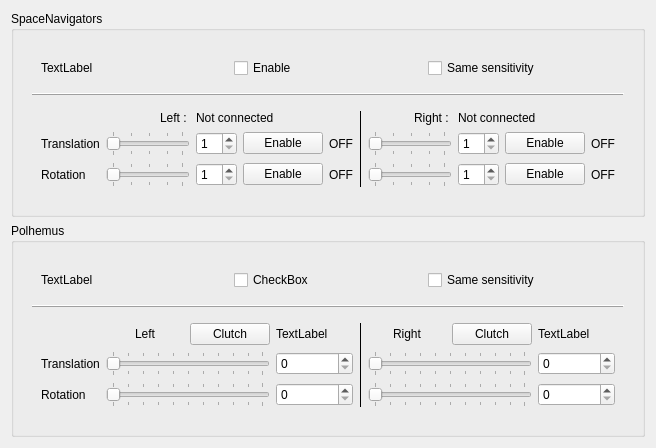
        <widget class="QWidget" name="widget_10" native="true">
         <layout class="QVBoxLayout" name="verticalLayout_4">
          <item>
           <widget class="QGroupBox" name="groupBox_2">
            <property name="styleSheet">
             <string notr="true"/>
            </property>
            <property name="title">
             <string>SpaceNavigators</string>
            </property>
            <layout class="QHBoxLayout" name="horizontalLayout_5">
             <item>
              <widget class="QWidget" name="widget_2" native="true">
               <layout class="QVBoxLayout" name="verticalLayout_8">
                <item>
                 <widget class="QWidget" name="widget_29" native="true">
                  <property name="sizePolicy">
                   <sizepolicy hsizetype="Preferred" vsizetype="Minimum">
                    <horstretch>0</horstretch>
                    <verstretch>0</verstretch>
                   </sizepolicy>
                  </property>
                  <layout class="QHBoxLayout" name="horizontalLayout_6">
                   <item>
                    <widget class="QLabel" name="label_SpNav_Status">
                     <property name="text">
                      <string>TextLabel</string>
                     </property>
                    </widget>
                   </item>
                   <item>
                    <widget class="QCheckBox" name="checkBox_SpNav_Enable">
                     <property name="text">
                      <string>Enable</string>
                     </property>
                    </widget>
                   </item>
                   <item>
                    <widget class="QCheckBox" name="checkBox_SpNav_SameSentivity">
                     <property name="text">
                      <string>Same sensitivity</string>
                     </property>
                    </widget>
                   </item>
                  </layout>
                 </widget>
                </item>
                <item>
                 <widget class="Line" name="line_4">
                  <property name="frameShadow">
                   <enum>QFrame::Raised</enum>
                  </property>
                  <property name="orientation">
                   <enum>Qt::Horizontal</enum>
                  </property>
                 </widget>
                </item>
                <item>
                 <widget class="QWidget" name="widget_13" native="true">
                  <property name="sizePolicy">
                   <sizepolicy hsizetype="Preferred" vsizetype="Minimum">
                    <horstretch>0</horstretch>
                    <verstretch>0</verstretch>
                   </sizepolicy>
                  </property>
                  <layout class="QGridLayout" name="gridLayout">
                   <item row="1" column="3">
                    <widget class="QPushButton" name="pushButton_SpNav1_Translate">
                     <property name="text">
                      <string>Enable</string>
                     </property>
                    </widget>
                   </item>
                   <item row="1" column="4">
                    <widget class="QLabel" name="label_SpNav1_Translate">
                     <property name="styleSheet">
                      <string notr="true"/>
                     </property>
                     <property name="text">
                      <string>OFF</string>
                     </property>
                    </widget>
                   </item>
                   <item row="1" column="8">
                    <widget class="QPushButton" name="pushButton_SpNav2_Translate">
                     <property name="text">
                      <string>Enable</string>
                     </property>
                    </widget>
                   </item>
                   <item row="1" column="9">
                    <widget class="QLabel" name="label_SpNav2_Translate">
                     <property name="text">
                      <string>OFF</string>
                     </property>
                    </widget>
                   </item>
                   <item row="1" column="1">
                    <widget class="QSlider" name="horizontalSlider_SpNav1_Translate">
                     <property name="minimumSize">
                      <size>
                       <width>80</width>
                       <height>0</height>
                      </size>
                     </property>
                     <property name="toolTip">
                      <string/>
                     </property>
                     <property name="toolTipDuration">
                      <number>-1</number>
                     </property>
                     <property name="minimum">
                      <number>1</number>
                     </property>
                     <property name="maximum">
                      <number>20</number>
                     </property>
                     <property name="singleStep">
                      <number>1</number>
                     </property>
                     <property name="orientation">
                      <enum>Qt::Horizontal</enum>
                     </property>
                     <property name="tickPosition">
                      <enum>QSlider::TicksBothSides</enum>
                     </property>
                     <property name="tickInterval">
                      <number>5</number>
                     </property>
                    </widget>
                   </item>
                   <item row="2" column="2">
                    <widget class="QSpinBox" name="spinBox_SpNav1_Rotate">
                     <property name="minimum">
                      <number>1</number>
                     </property>
                     <property name="maximum">
                      <number>20</number>
                     </property>
                    </widget>
                   </item>
                   <item row="1" column="6">
                    <widget class="QSlider" name="horizontalSlider_SpNav2_Translate">
                     <property name="minimumSize">
                      <size>
                       <width>80</width>
                       <height>0</height>
                      </size>
                     </property>
                     <property name="minimum">
                      <number>1</number>
                     </property>
                     <property name="maximum">
                      <number>20</number>
                     </property>
                     <property name="orientation">
                      <enum>Qt::Horizontal</enum>
                     </property>
                     <property name="tickPosition">
                      <enum>QSlider::TicksBothSides</enum>
                     </property>
                     <property name="tickInterval">
                      <number>5</number>
                     </property>
                    </widget>
                   </item>
                   <item row="2" column="3">
                    <widget class="QPushButton" name="pushButton_SpNav1_Rotate">
                     <property name="text">
                      <string>Enable</string>
                     </property>
                    </widget>
                   </item>
                   <item row="2" column="1">
                    <widget class="QSlider" name="horizontalSlider_SpNav1_Rotate">
                     <property name="minimumSize">
                      <size>
                       <width>80</width>
                       <height>0</height>
                      </size>
                     </property>
                     <property name="minimum">
                      <number>1</number>
                     </property>
                     <property name="maximum">
                      <number>20</number>
                     </property>
                     <property name="pageStep">
                      <number>10</number>
                     </property>
                     <property name="orientation">
                      <enum>Qt::Horizontal</enum>
                     </property>
                     <property name="tickPosition">
                      <enum>QSlider::TicksBothSides</enum>
                     </property>
                     <property name="tickInterval">
                      <number>5</number>
                     </property>
                    </widget>
                   </item>
                   <item row="1" column="2">
                    <widget class="QSpinBox" name="spinBox_SpNav1_Translate">
                     <property name="minimum">
                      <number>1</number>
                     </property>
                     <property name="maximum">
                      <number>20</number>
                     </property>
                    </widget>
                   </item>
                   <item row="2" column="4">
                    <widget class="QLabel" name="label_SpNav1_Rotate">
                     <property name="styleSheet">
                      <string notr="true"/>
                     </property>
                     <property name="text">
                      <string>OFF</string>
                     </property>
                    </widget>
                   </item>
                   <item row="2" column="0">
                    <widget class="QLabel" name="label_19">
                     <property name="text">
                      <string>Rotation</string>
                     </property>
                    </widget>
                   </item>
                   <item row="1" column="0">
                    <widget class="QLabel" name="label_16">
                     <property name="text">
                      <string>Translation</string>
                     </property>
                    </widget>
                   </item>
                   <item row="1" column="7">
                    <widget class="QSpinBox" name="spinBox_SpNav2_Translate">
                     <property name="minimum">
                      <number>1</number>
                     </property>
                     <property name="maximum">
                      <number>20</number>
                     </property>
                    </widget>
                   </item>
                   <item row="2" column="6">
                    <widget class="QSlider" name="horizontalSlider_SpNav2_Rotate">
                     <property name="minimumSize">
                      <size>
                       <width>80</width>
                       <height>0</height>
                      </size>
                     </property>
                     <property name="minimum">
                      <number>1</number>
                     </property>
                     <property name="maximum">
                      <number>20</number>
                     </property>
                     <property name="orientation">
                      <enum>Qt::Horizontal</enum>
                     </property>
                     <property name="tickPosition">
                      <enum>QSlider::TicksBothSides</enum>
                     </property>
                     <property name="tickInterval">
                      <number>5</number>
                     </property>
                    </widget>
                   </item>
                   <item row="2" column="7">
                    <widget class="QSpinBox" name="spinBox_SpNav2_Rotate">
                     <property name="minimum">
                      <number>1</number>
                     </property>
                     <property name="maximum">
                      <number>20</number>
                     </property>
                    </widget>
                   </item>
                   <item row="2" column="8">
                    <widget class="QPushButton" name="pushButton_SpNav2_Rotate">
                     <property name="text">
                      <string>Enable</string>
                     </property>
                    </widget>
                   </item>
                   <item row="2" column="9">
                    <widget class="QLabel" name="label_SpNav2_Rotate">
                     <property name="text">
                      <string>OFF</string>
                     </property>
                    </widget>
                   </item>
                   <item row="0" column="5" rowspan="3">
                    <widget class="Line" name="line_2">
                     <property name="frameShadow">
                      <enum>QFrame::Plain</enum>
                     </property>
                     <property name="orientation">
                      <enum>Qt::Vertical</enum>
                     </property>
                    </widget>
                   </item>
                   <item row="0" column="1">
                    <widget class="QLabel" name="label_15">
                     <property name="text">
                      <string>Left : </string>
                     </property>
                     <property name="alignment">
                      <set>Qt::AlignRight|Qt::AlignTrailing|Qt::AlignVCenter</set>
                     </property>
                    </widget>
                   </item>
                   <item row="0" column="2" colspan="2">
                    <widget class="QLabel" name="label_SpNav1_Connected">
                     <property name="text">
                      <string>Not connected</string>
                     </property>
                    </widget>
                   </item>
                   <item row="0" column="6">
                    <widget class="QLabel" name="label_20">
                     <property name="text">
                      <string>Right : </string>
                     </property>
                     <property name="alignment">
                      <set>Qt::AlignRight|Qt::AlignTrailing|Qt::AlignVCenter</set>
                     </property>
                    </widget>
                   </item>
                   <item row="0" column="7" colspan="2">
                    <widget class="QLabel" name="label_SpNav2_Connected">
                     <property name="text">
                      <string>Not connected</string>
                     </property>
                    </widget>
                   </item>
                  </layout>
                 </widget>
                </item>
               </layout>
              </widget>
             </item>
            </layout>
           </widget>
          </item>
          <item>
           <widget class="QGroupBox" name="groupBox">
            <property name="styleSheet">
             <string notr="true"/>
            </property>
            <property name="title">
             <string>Polhemus</string>
            </property>
            <layout class="QHBoxLayout" name="horizontalLayout_3">
             <item>
              <widget class="QWidget" name="widget_3" native="true">
               <layout class="QVBoxLayout" name="verticalLayout_9">
                <item>
                 <widget class="QWidget" name="widget_30" native="true">
                  <layout class="QHBoxLayout" name="horizontalLayout_7">
                   <item>
                    <widget class="QLabel" name="label_Polhemus_Status">
                     <property name="text">
                      <string>TextLabel</string>
                     </property>
                    </widget>
                   </item>
                   <item>
                    <widget class="QCheckBox" name="checkBox_Polhemus_Enable">
                     <property name="text">
                      <string>CheckBox</string>
                     </property>
                    </widget>
                   </item>
                   <item>
                    <widget class="QCheckBox" name="checkBox_Polhemus_SameSensitivity">
                     <property name="text">
                      <string>Same sensitivity</string>
                     </property>
                    </widget>
                   </item>
                  </layout>
                 </widget>
                </item>
                <item>
                 <widget class="Line" name="line_5">
                  <property name="frameShadow">
                   <enum>QFrame::Raised</enum>
                  </property>
                  <property name="orientation">
                   <enum>Qt::Horizontal</enum>
                  </property>
                 </widget>
                </item>
                <item>
                 <widget class="QWidget" name="widget_9" native="true">
                  <layout class="QGridLayout" name="gridLayout_2">
                   <item row="1" column="3">
                    <widget class="QLabel" name="label_Polhemus1_Clutch">
                     <property name="text">
                      <string>TextLabel</string>
                     </property>
                    </widget>
                   </item>
                   <item row="1" column="5">
                    <widget class="QLabel" name="label_30">
                     <property name="text">
                      <string>Right</string>
                     </property>
                     <property name="alignment">
                      <set>Qt::AlignCenter</set>
                     </property>
                    </widget>
                   </item>
                   <item row="1" column="6">
                    <widget class="QPushButton" name="pushButton_Polhemus2_Clutch">
                     <property name="text">
                      <string>Clutch</string>
                     </property>
                    </widget>
                   </item>
                   <item row="2" column="3">
                    <widget class="QSpinBox" name="spinBox_Polhemus1_Translate"/>
                   </item>
                   <item row="1" column="1">
                    <widget class="QLabel" name="label_25">
                     <property name="text">
                      <string>Left</string>
                     </property>
                     <property name="alignment">
                      <set>Qt::AlignCenter</set>
                     </property>
                    </widget>
                   </item>
                   <item row="2" column="0">
                    <widget class="QLabel" name="label_26">
                     <property name="sizePolicy">
                      <sizepolicy hsizetype="Fixed" vsizetype="Preferred">
                       <horstretch>0</horstretch>
                       <verstretch>0</verstretch>
                      </sizepolicy>
                     </property>
                     <property name="text">
                      <string>Translation</string>
                     </property>
                    </widget>
                   </item>
                   <item row="1" column="2">
                    <widget class="QPushButton" name="pushButton_Polhemus1_Clutch">
                     <property name="text">
                      <string>Clutch</string>
                     </property>
                    </widget>
                   </item>
                   <item row="1" column="7">
                    <widget class="QLabel" name="label_Polhemus2_Clutch">
                     <property name="text">
                      <string>TextLabel</string>
                     </property>
                    </widget>
                   </item>
                   <item row="2" column="1" colspan="2">
                    <widget class="QSlider" name="horizontalSlider_Polhemus1_Translate">
                     <property name="minimumSize">
                      <size>
                       <width>80</width>
                       <height>0</height>
                      </size>
                     </property>
                     <property name="orientation">
                      <enum>Qt::Horizontal</enum>
                     </property>
                     <property name="tickPosition">
                      <enum>QSlider::TicksBothSides</enum>
                     </property>
                     <property name="tickInterval">
                      <number>10</number>
                     </property>
                    </widget>
                   </item>
                   <item row="3" column="0">
                    <widget class="QLabel" name="label_27">
                     <property name="sizePolicy">
                      <sizepolicy hsizetype="Fixed" vsizetype="Preferred">
                       <horstretch>0</horstretch>
                       <verstretch>0</verstretch>
                      </sizepolicy>
                     </property>
                     <property name="text">
                      <string>Rotation</string>
                     </property>
                    </widget>
                   </item>
                   <item row="3" column="3">
                    <widget class="QSpinBox" name="spinBox_Polhemus1_Rotate"/>
                   </item>
                   <item row="3" column="1" colspan="2">
                    <widget class="QSlider" name="horizontalSlider_Polhemus1_Rotate">
                     <property name="minimumSize">
                      <size>
                       <width>80</width>
                       <height>0</height>
                      </size>
                     </property>
                     <property name="orientation">
                      <enum>Qt::Horizontal</enum>
                     </property>
                     <property name="tickPosition">
                      <enum>QSlider::TicksBothSides</enum>
                     </property>
                     <property name="tickInterval">
                      <number>10</number>
                     </property>
                    </widget>
                   </item>
                   <item row="2" column="7">
                    <widget class="QSpinBox" name="spinBox_Polhemus2_Translate"/>
                   </item>
                   <item row="3" column="7">
                    <widget class="QSpinBox" name="spinBox_Polhemus2_Rotate"/>
                   </item>
                   <item row="2" column="5" colspan="2">
                    <widget class="QSlider" name="horizontalSlider_Polhemus2_Translate">
                     <property name="minimumSize">
                      <size>
                       <width>80</width>
                       <height>0</height>
                      </size>
                     </property>
                     <property name="orientation">
                      <enum>Qt::Horizontal</enum>
                     </property>
                     <property name="tickPosition">
                      <enum>QSlider::TicksBothSides</enum>
                     </property>
                     <property name="tickInterval">
                      <number>10</number>
                     </property>
                    </widget>
                   </item>
                   <item row="3" column="5" colspan="2">
                    <widget class="QSlider" name="horizontalSlider_Polhemus2_Rotate">
                     <property name="minimumSize">
                      <size>
                       <width>80</width>
                       <height>0</height>
                      </size>
                     </property>
                     <property name="orientation">
                      <enum>Qt::Horizontal</enum>
                     </property>
                     <property name="tickPosition">
                      <enum>QSlider::TicksBothSides</enum>
                     </property>
                     <property name="tickInterval">
                      <number>10</number>
                     </property>
                    </widget>
                   </item>
                   <item row="1" column="4" rowspan="3">
                    <widget class="Line" name="line_3">
                     <property name="frameShadow">
                      <enum>QFrame::Plain</enum>
                     </property>
                     <property name="orientation">
                      <enum>Qt::Vertical</enum>
                     </property>
                    </widget>
                   </item>
                  </layout>
                 </widget>
                </item>
               </layout>
              </widget>
             </item>
            </layout>
           </widget>
          </item>
         </layout>
        </widget>
